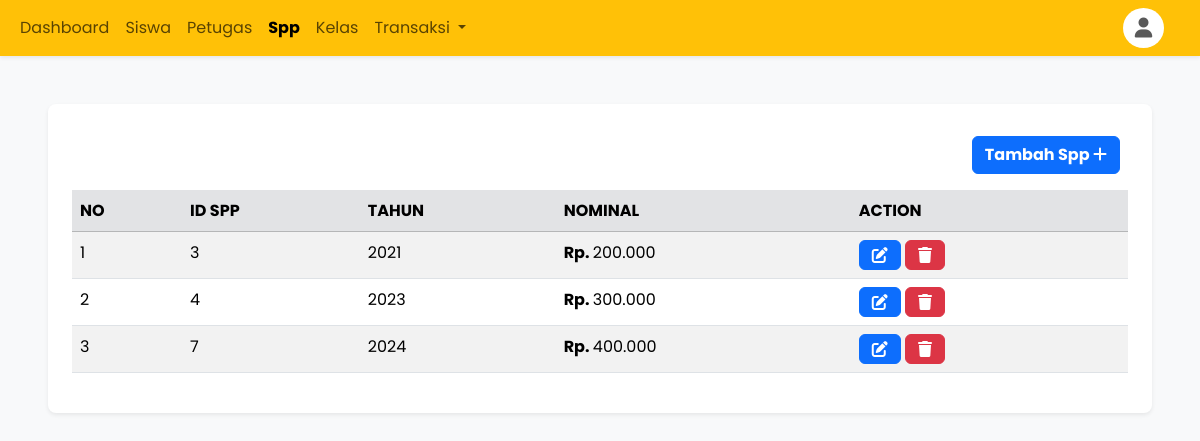
The page /spp_halaman.php (signed in) on the database its author committed.
### tables this page shows
CREATE TABLE `spp` (
  `id_spp` int NOT NULL,
  `tahun` int NOT NULL,
  `nominal` int NOT NULL
);

### spp_halaman.php (the view, shortened to what this page needs)
<?php
$koneksi = require('koneksi.php');
$sppRaw = "SELECT * FROM spp";
$sppdata = $koneksi->query($sppRaw);
$spp = $sppdata->fetchAll(PDO::FETCH_ASSOC);
?>
<body>
    <div class="h-100 bg-light p-5">
        <div class="bg-white rounded-3 table-responsive-sm p-4 shadow-sm">
            <div class="d-flex justify-content-end p-2">
                <div class="">
                    <a href="spp_tambah.php" class="btn btn-primary fw-bold">Tambah Spp <i class="fa-solid fa-plus fw-bold"></i></a>
                </div>
            </div>
            <table class="table table-striped mt-2">
                <thead>
                    <tr class="table-secondary">
                        <th scope="col">NO</th>
                        <th scope="col">ID SPP</th>
                        <th scope="col">TAHUN</th>
                        <th scope="col">NOMINAL</th>
                        <th scope="col">ACTION</th>
                    </tr>
                </thead>
                <tbody>
                    <?php $i = 1; ?>
                    <?php foreach ($spp as $data) : ?>
                        <tr>
                            <td scope="row"><?= $i ?></td>
                            <td><?= $data["id_spp"]; ?></td>
                            <td><?= $data["tahun"]; ?></td>
                            <?php
                                $angka = $data['nominal'];
                                $format_rupiah = number_format($angka, 0, ',', '.');
                            ?>
                            <td><?php echo "<b> Rp. </b>".$format_rupiah; ?></td>
                            <td>
                                <a href="spp_edit.php?id=<?= $data["id_spp"]; ?>" class="btn btn-primary"><i class="fas fa-edit"></i></a>
                                <a href="spp_hapus.php?id=<?= $data["id_spp"]; ?>" onclick="return confirm('Data Siswa Yang di Hapus Tidak Bisa Dikembalikan Lagi!!!');" class="btn btn-danger"><i class="fas fa-trash"></i></a>
                            </td>
                        </tr>
                        <?php $i++; ?>
                    <?php endforeach; ?>
                </tbody>
            </table>
        </div>
    </div>
</body>

### component/header.php (style rules this page uses)
* { font-family: 'poppins', sans-serif; }

### rows shown on the page
spp: id_spp "3", tahun "2021", nominal "200.000"
spp: id_spp "4", tahun "2023", nominal "300.000"
spp: id_spp "7", tahun "2024", nominal "400.000"
